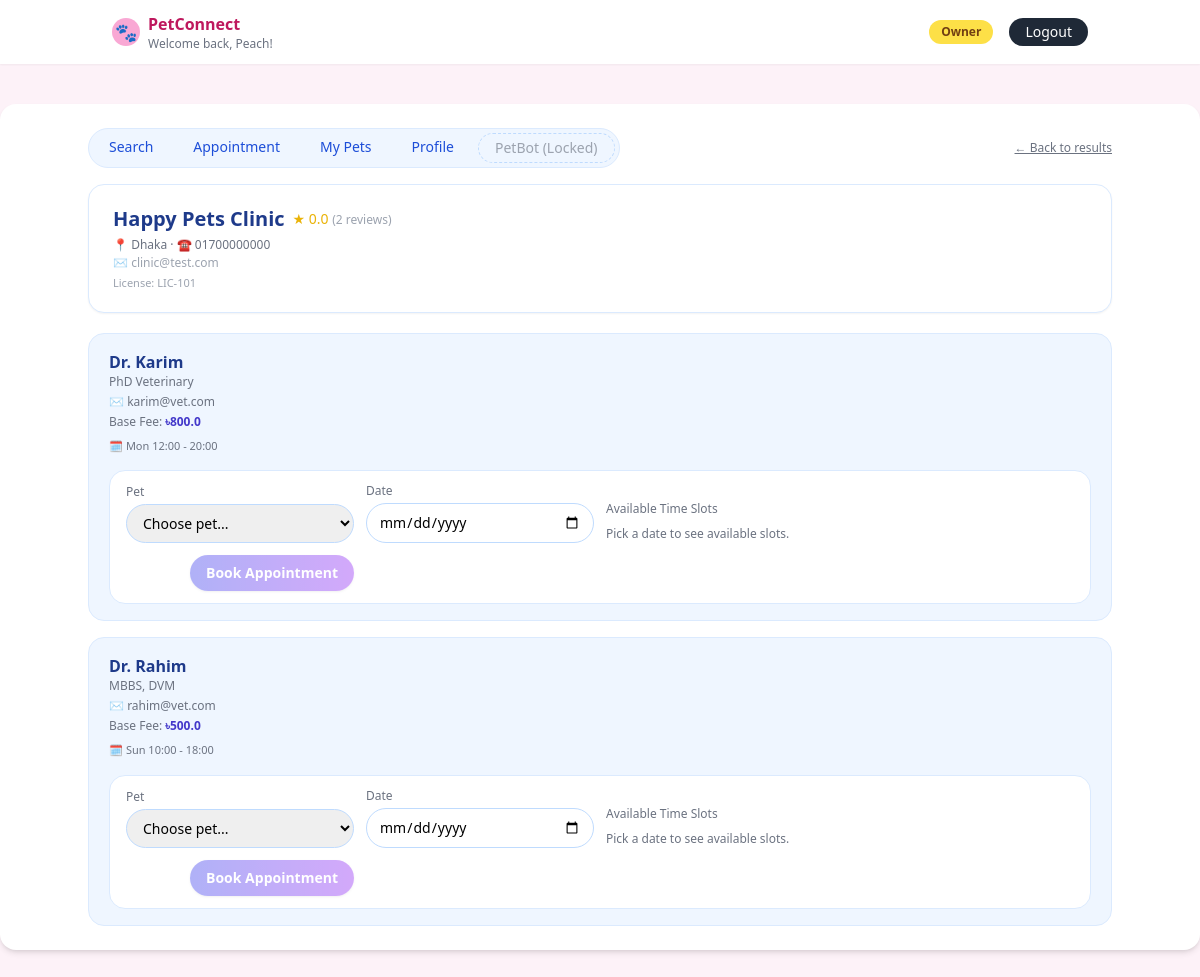
The page /owner/clinic/1 (signed in) on the database its author committed.
### tables this page shows
CREATE TABLE owners (
    id INTEGER PRIMARY KEY AUTOINCREMENT,
    user_id INTEGER NOT NULL UNIQUE,
    name TEXT NOT NULL,
    email TEXT NOT NULL,
    location TEXT NOT NULL DEFAULT '',
    password TEXT NOT NULL DEFAULT '', is_premium INTEGER DEFAULT 0, subscription_expiry TEXT, reward_points INTEGER DEFAULT 0,
    FOREIGN KEY (user_id) REFERENCES users(id)
);

CREATE TABLE clinics (
    id INTEGER PRIMARY KEY AUTOINCREMENT,
    user_id INTEGER NOT NULL UNIQUE,
    name TEXT NOT NULL,
    license_number TEXT NOT NULL,
    email TEXT NOT NULL,
    contact_number TEXT NOT NULL,
    location TEXT NOT NULL,
    FOREIGN KEY (user_id) REFERENCES users(id)
);

CREATE TABLE doctors (
    id INTEGER PRIMARY KEY AUTOINCREMENT,
    clinic_id INTEGER NOT NULL,
    name TEXT NOT NULL,
    email TEXT NOT NULL,
    base_fee REAL NOT NULL,
    qualifications TEXT NOT NULL,
    rating REAL DEFAULT 0,
    weekly_schedule TEXT NOT NULL,
    FOREIGN KEY (clinic_id) REFERENCES clinics(id)
);

### app.py (the view)
@app.route("/owner/clinic/<int:clinic_id>")
def owner_clinic_detail(clinic_id):
    guard = _require_owner()
    if guard:
        return guard
    conn = _get_conn()
    cur = conn.cursor()
    cur.execute(
        """
        SELECT
            c.*,
            COALESCE(AVG(COALESCE(d.rating, 0)), 0) AS clinic_rating,
            (
                SELECT COUNT(a.rating)
                FROM appointments a
                JOIN doctors d2 ON a.doctor_id = d2.id
                WHERE d2.clinic_id = c.id
                  AND a.rating IS NOT NULL
            ) AS clinic_review_count
        FROM clinics c
        LEFT JOIN doctors d ON d.clinic_id = c.id
        WHERE c.id = ?
        GROUP BY c.id
        """,
        (clinic_id,),
    )
    clinic = cur.fetchone()
    if not clinic:
        conn.close()
        flash("Clinic not found.", "danger")
        return redirect(url_for("owner_search"))
    cur.execute(
        """
        SELECT *
        FROM doctors
        WHERE clinic_id = ?
        ORDER BY name
        """,
        (clinic_id,),
    )
    doctors = cur.fetchall()
    owner = _get_owner_for_current_user(conn)
    if not owner:
        conn.close()
        flash("Owner profile not found.", "danger")
        return redirect(url_for("owner_dashboard"))
    cur.execute(
        """
        SELECT *
        FROM pets
        WHERE owner_id = ?
        ORDER BY name
        """,
        (owner["id"],),
    )
    pets = cur.fetchall()
    conn.close()
    today = _dt2.now().strftime("%Y-%m-%d")
    return render_template(
        "owner_clinic_detail.html",
        clinic=clinic,
        doctors=doctors,
        pets=pets,
        doctor_slots={},
        today=today
    )

### app.py (called while the page is built)
def _get_conn():
    conn = _sqlite3.connect(DB_PATH)
    conn.row_factory = _sqlite3.Row
    return conn

def _require_owner():
    if not session.get("user_id") or session.get("role") != "owner":
        flash("Please log in as a pet owner to access this page.", "warning")
        return redirect(url_for("login"))
    return None

def _get_owner_for_current_user(conn):
    user_id = session.get("user_id")
    if not user_id:
        return None
    cur = conn.cursor()
    cur.execute("SELECT * FROM owners WHERE user_id = ?", (user_id,))
    return cur.fetchone()

### templates/owner_clinic_detail.html (shortened to what this page needs)
{% extends "base.html" %}
{% block content %}
<div class="max-w-5xl mx-auto">
  <div class="flex items-center justify-between mb-4">
    <div class="flex space-x-2 bg-blue-50 rounded-full px-1 py-1 text-sm border border-blue-100">
      <a href="{{ url_for('owner_search') }}"
         class="px-4 py-1 rounded-full text-blue-700 hover:bg-blue-100">
        Search
      </a>
      <a href="{{ url_for('owner_appointments') }}"
         class="px-4 py-1 rounded-full text-blue-700 hover:bg-blue-100">
        Appointment
      </a>
      <a href="{{ url_for('owner_dashboard', tab='pets') }}"
         class="px-4 py-1 rounded-full text-blue-700 hover:bg-blue-100">
        My Pets
      </a>
      <a href="{{ url_for('owner_dashboard', tab='owner') }}"
         class="px-4 py-1 rounded-full text-blue-700 hover:bg-blue-100">
        Profile
      </a>
      {% if owner and owner['is_premium'] %}
        <a href="{{ url_for('owner_petbot') }}"
            class="px-4 py-1 rounded-full text-blue-700 hover:bg-blue-200">
          PetBot ⭐
        </a>
      {% else %}
        <a href="{{ url_for('pricing') }}"
            class="px-4 py-1 rounded-full text-gray-400 bg-blue-50 border border-dashed border-blue-200">
          PetBot (Locked)
        </a>
      {% endif %}
    </div>
    <a href="{{ url_for('owner_search') }}"
       class="text-xs text-gray-500 hover:text-indigo-600 underline">
      &larr; Back to results
    </a>
  </div>
  <div class="bg-white rounded-2xl border border-blue-100 shadow-sm px-6 py-5 mb-5">
    <div class="flex justify-between items-start">
      <div>
        <div class="flex items-center space-x-2">
          <h2 class="text-xl font-semibold text-blue-900">{{ clinic['name'] }}</h2>
          <span class="text-yellow-500 text-sm">
            ★ {{ '%.1f'|format(clinic['clinic_rating'] or 0) }}
            <span class="text-gray-400 text-xs">
              ({{ clinic['clinic_review_count'] or 0 }} reviews)
            </span>
          </span>
        </div>
        <p class="text-xs text-gray-500 mt-1">
          📍 {{ clinic['location'] }}{% if clinic['contact_number'] %} &middot; ☎ {{ clinic['contact_number'] }}{% endif %}
        </p>
        {% if clinic['email'] %}
          <p class="text-xs text-gray-400 mt-0.5">✉ {{ clinic['email'] }}</p>
        {% endif %}
        <p class="text-[11px] text-gray-400 mt-1">
          License: {{ clinic['license_number'] }}
        </p>
      </div>
    </div>
  </div>
  {% if doctors %}
    <div class="space-y-4">
      {% for d in doctors %}
        <div class="bg-blue-50 rounded-2xl border border-blue-100 px-5 py-4">
          <div class="flex justify-between items-start">
            <div>
              <h3 class="font-semibold text-blue-900">{{ d['name'] }}</h3>
              <p class="text-xs text-gray-500">{{ d['qualifications'] }}</p>
              <p class="text-xs text-gray-500 mt-1">✉ {{ d['email'] }}</p>
              <p class="text-xs text-gray-500 mt-1">
                Base Fee: <span class="font-semibold text-indigo-700">৳{{ d['base_fee'] }}</span>
              </p>
              {% if d['weekly_schedule'] %}
                <p class="text-[11px] text-gray-500 mt-2">
                  🗓 {{ d['weekly_schedule'] }}
                </p>
              {% endif %}
            </div>
          </div>
          <form method="post"
                action="{{ url_for('book_appointment', clinic_id=clinic['id'], doctor_id=d['id']) }}"
                class="mt-4 grid grid-cols-1 md:grid-cols-4 gap-3 items-end bg-white rounded-2xl border border-blue-100 px-4 py-3 slot-form"
                data-doctor-id="{{ d['id'] }}">
            <div>
              <label class="block text-xs text-gray-500 mb-1">Pet</label>
              <select name="pet_id"
                      class="w-full border border-blue-200 rounded-full px-3 py-2 text-sm">
                <option value="">Choose pet...</option>
              </select>
            </div>
            <div>
              <label class="block text-xs text-gray-500 mb-1">Date</label>
              <input type="date"
                    name="date"
                    required
                    min="{{ today }}"
                    class="w-full border border-blue-200 rounded-full px-3 py-2 text-sm date-input">
            </div>
            <div class="md:col-span-2">
              <label class="block text-xs text-gray-500 mb-1">Available Time Slots</label>
              <p class="slot-empty text-[12px] text-gray-500 mt-1 hidden">
                Pick a date to see available slots.
              </p>
            </div>
            <div class="flex justify-end mt-3 md:mt-0">
              <button type="submit"
                      class="submit-btn px-4 py-2 w-full md:w-auto rounded-full bg-gradient-to-r from-indigo-500 to-purple-500 text-white text-sm font-semibold shadow hover:shadow-md transition disabled:opacity-50 disabled:cursor-not-allowed"
                      disabled>
                Book Appointment
              </button>
            </div>
          </form>
        </div>
      {% endfor %}
    </div>
  {% else %}
    <div class="bg-white rounded-2xl border border-dashed border-blue-200 p-8 text-center text-sm text-gray-500">
      No doctors are listed for this clinic yet.
    </div>
  {% endif %}
</div>
{% endblock %}

### templates/base.html (shortened to what this page needs)
<!DOCTYPE html>
<html lang="en">
<head>
  <script src="https://cdn.tailwindcss.com"></script>
</head>
<body class="bg-pink-50">
  <header class="bg-white shadow-sm">
    <div class="max-w-5xl mx-auto px-6 py-3 flex items-center justify-between">
      <div class="flex items-center space-x-2">
        <div class="w-7 h-7 rounded-full bg-pink-300 flex items-center justify-center">
          <span class="text-white text-lg">🐾</span>
        </div>
        <div>
          <p class="font-semibold text-pink-700">PetConnect</p>
          {% if session.get('user_name') %}
            <p class="text-xs text-gray-500">Welcome back, {{ session.get('user_name') }}!</p>
          {% endif %}
        </div>
      </div>
      <nav class="flex items-center space-x-4 text-sm">
        {% if session.get('user_id') %}
          <span class="px-3 py-1 rounded-full bg-yellow-300 text-xs font-semibold text-yellow-900">
            {{ session.get('role')|capitalize }}
          </span>
          <a href="{{ url_for('logout') }}"
             class="px-4 py-1 rounded-full bg-gray-800 text-white text-sm hover:bg-black transition">
            Logout
          </a>
        {% endif %}
      </nav>
    </div>
  </header>
  <main class="min-h-screen">
    <div class="max-w-7xl mx-auto mt-10">
      <div class="bg-white rounded-2xl shadow-md px-8 py-6">
        {% block content %}{% endblock %}
      </div>
    </div>
  </main>
</body>
</html>

### rows shown on the page
owners: get "Peach"
clinics: name "Happy Pets Clinic", location "Dhaka", contact_number "01700000000", email "clinic@test.com", license_number "LIC-101"
doctors: name "Dr. Karim", qualifications "PhD Veterinary", email "karim@vet.com", base_fee "800.0", weekly_schedule "Mon 12:00 - 20:00"
doctors: name "Dr. Rahim", qualifications "MBBS, DVM", email "rahim@vet.com", base_fee "500.0", weekly_schedule "Sun 10:00 - 18:00"

### other values the page prints
{{ session.get('role')|capitalize }} "Owner"
{{ '%.1f'|format(clinic['clinic_rating'] or 0) }} "0.0"
{{ clinic['clinic_review_count'] or 0 }} "2"
